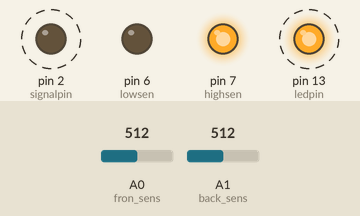
Simulated run of this sketch. Board: Arduino Uno, built with avr-gcc and run on an emulated ATmega328P. On the bench: output pins drawn as LEDs (lit = HIGH). Dashed ring = blinking. The test bench sets the inputs (shaded band); at power-on: A0 (fron_sens) = 512, A1 (back_sens) = 512. What the sketch prints to the serial monitor is not drawn.

Above: at 0.2 s.
Timing chart, 0 to 3.0 s (numbered marks = the images above):
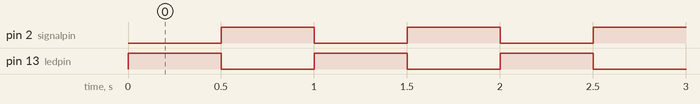

The sketch:

Arduin_capstone.ino
```cpp
/*
A0  -   Señal sensor
2   -   Salida a ESP

*/

#include <Arduino.h>
#define fron_sens 0   //  A0 pin
#define back_sens 1   //  A1 pin
#define signalpin 2    //  Digital output
#define ledpin 13
#define highsen 7    //  Digital output
#define lowsen 6

int fronSenVal = 0;
int backSenVal = 0;

void setup()
{
  //  Inicializa puerto serie
  Serial.begin(9600);
  //  Declara puertos de salida
  pinMode(signalpin, OUTPUT);
  pinMode(ledpin, OUTPUT);
  pinMode(highsen, OUTPUT);
  pinMode(lowsen, OUTPUT);
  digitalWrite(signalpin, HIGH);
  digitalWrite(ledpin, LOW);
  digitalWrite(highsen, HIGH);
  digitalWrite(lowsen, LOW);
}

void loop()
{
  // Hace lectura analógica del sensor
  fronSenVal = analogRead(fron_sens);
  backSenVal = analogRead(back_sens);

  // Pregunta si han cruzado el umbral
  if (fronSenVal < 1000 || backSenVal < 1000)
  {
    digitalWrite(signalpin, LOW);
    digitalWrite(ledpin, HIGH);
    Serial.println("Activacion del sensor");
    delay(500);    // Envía una señal el tiempo suficiente para  que la detecte
    digitalWrite(signalpin, HIGH);
    digitalWrite(ledpin, LOW);
    delay(500);
  }
}
```

Measured:
- by itself, pin 2 (signalpin), pin 13 (ledpin): alternates HIGH for 0.50 s and LOW for 0.50 s
